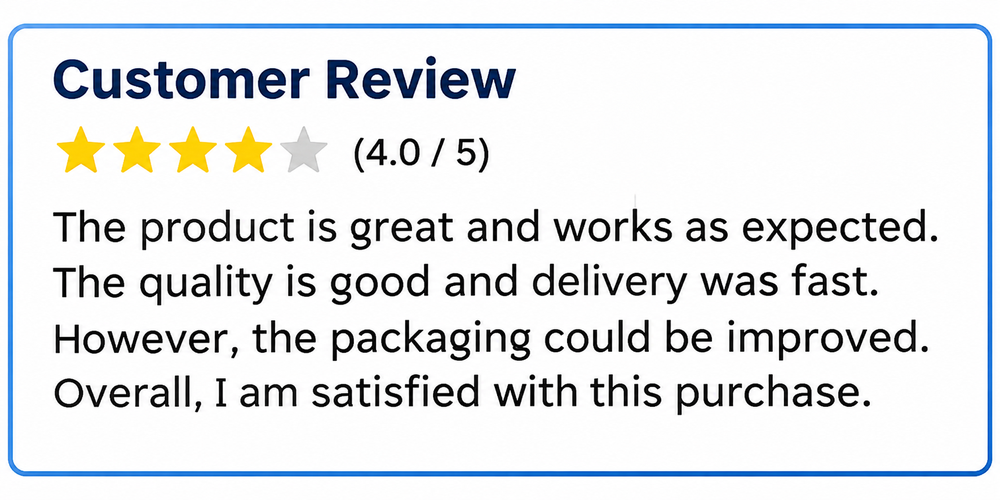
#> input picture Customer Review_ 4.0_5.png, 1000 x 500 px, shrunk from 1774 x 887 before the run
$ python -i ocr_analysis.py   (imports and definitions only)
#> lines starting #> are read from the running program, lines starting #| are printed output that depends on the picture; after the words box and inside, x2 and y2 are one past the last pixel; in counts of white or black regions, pixels touching at a corner belong together

import pytesseract
import cv2
import numpy as np
from PIL import Image
import os
import pytesseract

if os.name == "nt":
    pytesseract.pytesseract.tesseract_cmd = (
        r"C:\Program Files\Tesseract-OCR\tesseract.exe"
    )
else:
    pytesseract.pytesseract.tesseract_cmd = "/usr/bin/tesseract"

def extract_text_from_image(image_file):
    """
    Extract customer feedback text from an uploaded image.
    """
#> called with image_file = '../Customer Review_ 4.0_5.png'

    image = Image.open(image_file).convert("RGB")
#> image is the input picture: PIL image 1000x500 RGB; mean R, G, B 228, 230.5, 232.6

    # Convert PIL image to OpenCV format
    image_array = np.array(image)
    image_cv = cv2.cvtColor(image_array, cv2.COLOR_RGB2BGR)

    # Convert to grayscale
    gray = cv2.cvtColor(image_cv, cv2.COLOR_BGR2GRAY)
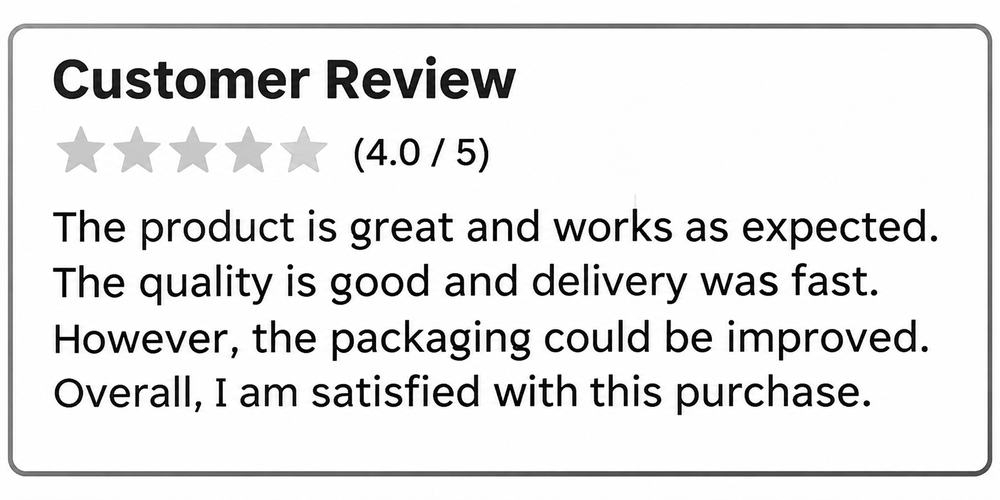
#> gray: shape (500, 1000); min 0, max 255, mean 230

    # Apply thresholding to improve text recognition
    processed_image = cv2.threshold(
        gray,
        0,
        255,
        cv2.THRESH_BINARY + cv2.THRESH_OTSU
    )[1]
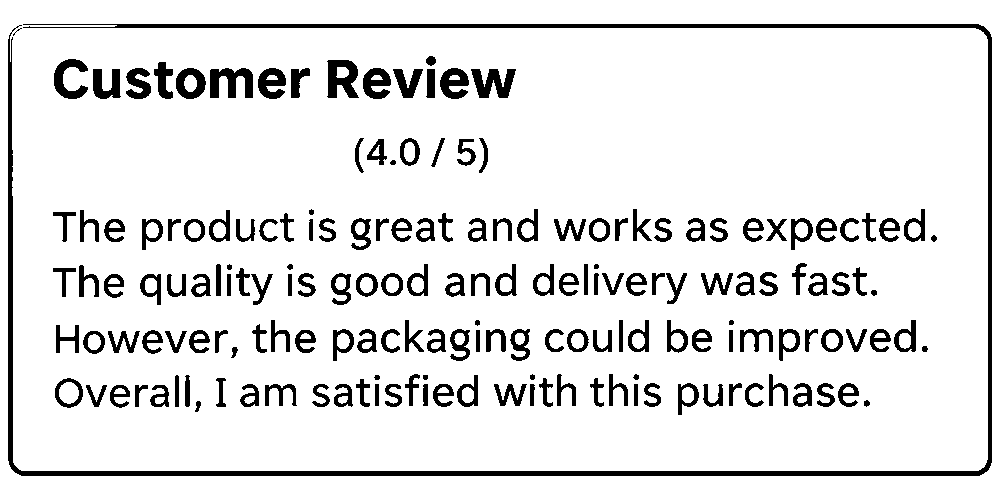
#> processed_image: shape (500, 1000); 89.5% white; 178 black regions (1 under 20 px), largest, box (x1, y1, x2, y2) and area: (8, 24, 992, 476) 12341, (210, 68, 253, 98) 841, (327, 60, 359, 98) 814

    # Extract text using Tesseract
#> (the run stopped early here; a loop or call above may not have finished)
